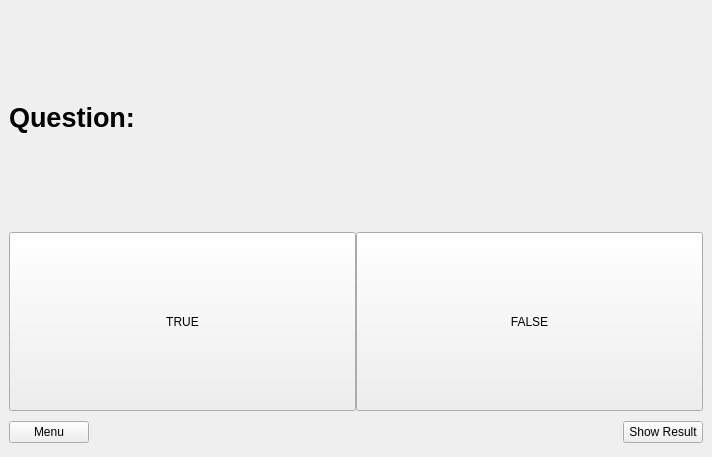
<?xml version="1.0" encoding="UTF-8"?>
<ui version="4.0">
 <class>QuestionWindow</class>
 <widget class="QMainWindow" name="QuestionWindow">
  <property name="geometry">
   <rect>
    <x>0</x>
    <y>0</y>
    <width>712</width>
    <height>457</height>
   </rect>
  </property>
  <property name="windowTitle">
   <string>Interview</string>
  </property>
  <widget class="QWidget" name="centralwidget">
   <layout class="QVBoxLayout" name="verticalLayout_2">
    <item>
     <widget class="QLabel" name="questionLabel">
      <property name="font">
       <font>
        <pointsize>20</pointsize>
        <weight>75</weight>
        <bold>true</bold>
       </font>
      </property>
      <property name="text">
       <string>Question: </string>
      </property>
     </widget>
    </item>
    <item>
     <layout class="QVBoxLayout" name="verticalLayout">
      <property name="sizeConstraint">
       <enum>QLayout::SetDefaultConstraint</enum>
      </property>
      <item>
       <widget class="QSplitter" name="splitter">
        <property name="enabled">
         <bool>true</bool>
        </property>
        <property name="orientation">
         <enum>Qt::Horizontal</enum>
        </property>
        <property name="opaqueResize">
         <bool>true</bool>
        </property>
        <property name="handleWidth">
         <number>0</number>
        </property>
        <property name="childrenCollapsible">
         <bool>true</bool>
        </property>
        <widget class="QPushButton" name="buttonTrue">
         <property name="text">
          <string>TRUE</string>
         </property>
        </widget>
        <widget class="QPushButton" name="buttonFalse">
         <property name="text">
          <string>FALSE</string>
         </property>
        </widget>
       </widget>
      </item>
      <item>
       <layout class="QHBoxLayout" name="horizontalLayout">
        <property name="sizeConstraint">
         <enum>QLayout::SetFixedSize</enum>
        </property>
        <item>
         <widget class="QPushButton" name="pushButton_menu">
          <property name="text">
           <string>Menu</string>
          </property>
         </widget>
        </item>
        <item>
         <spacer name="horizontalSpacer">
          <property name="orientation">
           <enum>Qt::Horizontal</enum>
          </property>
          <property name="sizeHint" stdset="0">
           <size>
            <width>599</width>
            <height>31</height>
           </size>
          </property>
         </spacer>
        </item>
        <item>
         <widget class="QPushButton" name="pushButton_result">
          <property name="text">
           <string>Show Result</string>
          </property>
         </widget>
        </item>
       </layout>
      </item>
     </layout>
    </item>
   </layout>
  </widget>
 </widget>
 <tabstops>
  <tabstop>buttonTrue</tabstop>
  <tabstop>buttonFalse</tabstop>
  <tabstop>pushButton_menu</tabstop>
  <tabstop>pushButton_result</tabstop>
 </tabstops>
 <resources/>
 <connections/>
</ui>
